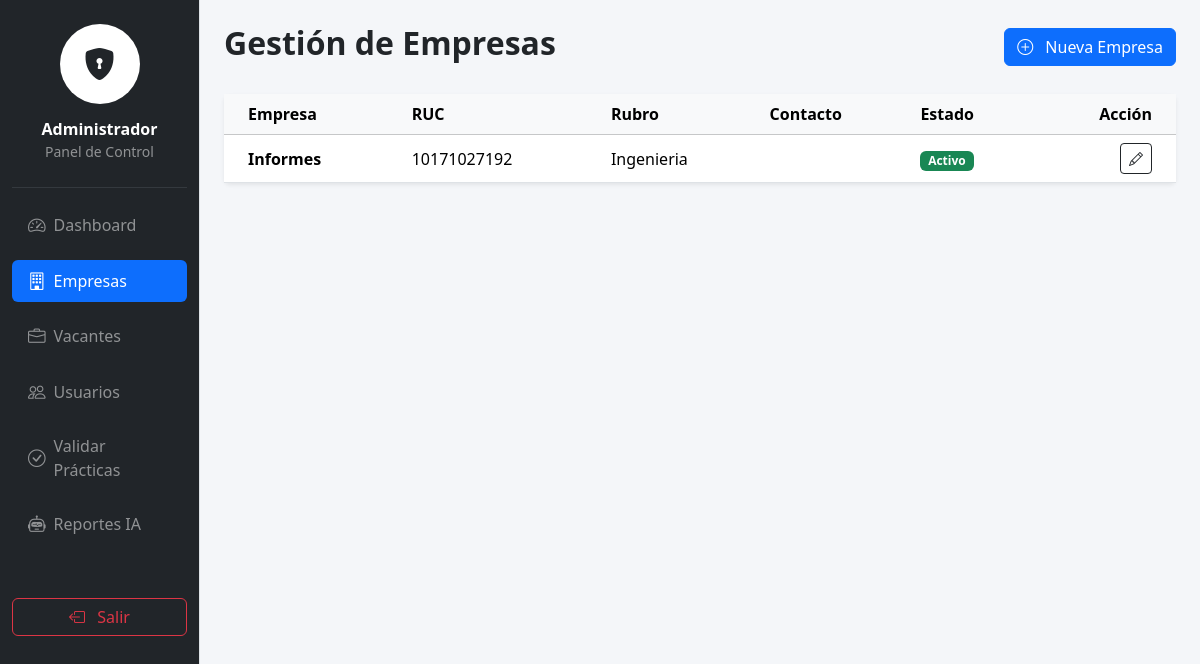
Screenshot of /public/admin/companies (signed in) with the database file from the repository.
### tables this page shows
CREATE TABLE `companies` (
  `id` int(11) NOT NULL,
  `nombre` varchar(150) NOT NULL,
  `ruc` varchar(20) DEFAULT NULL,
  `rubro` varchar(100) DEFAULT NULL,
  `direccion` varchar(255) DEFAULT NULL,
  `telefono_contacto` varchar(20) DEFAULT NULL,
  `nombre_contacto` varchar(150) DEFAULT NULL,
  `email_contacto` varchar(100) DEFAULT NULL,
  `convenio_vigente` tinyint(1) DEFAULT 1,
  `fecha_fin_convenio` date DEFAULT NULL,
  `logo_path` varchar(255) DEFAULT NULL
);

### app/Controllers/AdminController.php (called while the page is built, shortened)
<?php
require_once __DIR__ . '/../Models/Company.php';
require_once __DIR__ . '/../Config/Database.php';
class AdminController {
    public function companies() {
        $companyModel = new Company();
        $empresas = $companyModel->getAll();
        include '../app/Views/admin/companies.php';
    }
}
?>

### app/Models/Company.php (called while the page is built, shortened)
<?php
require_once __DIR__ . '/../Config/Database.php';
class Company {
    private $conn;
    public function __construct() {
        $database = new Database();
        $this->conn = $database->getConnection();
    }
    public function getAll() {
        $query = "SELECT * FROM companies ORDER BY id DESC";
        $stmt = $this->conn->prepare($query);
        $stmt->execute();
        return $stmt->fetchAll(PDO::FETCH_ASSOC);
    }
}
?>

### app/Config/Database.php (called while the page is built, shortened)
<?php
class Database {
    private $host = "localhost";
    private $db_name = "sistema_unificado";
    private $username = "root";
    private $password = "";
    private $charset = "utf8mb4";
    public function getConnection() {
        $this->conn = null;
        $dsn = "mysql:host=" . $this->host . ";dbname=" . $this->db_name . ";charset=" . $this->charset;
        $options = [
            PDO::ATTR_ERRMODE            => PDO::ERRMODE_EXCEPTION,
            PDO::ATTR_DEFAULT_FETCH_MODE => PDO::FETCH_ASSOC,
            PDO::ATTR_EMULATE_PREPARES   => false,
        ];
        try {
            $this->conn = new PDO($dsn, $this->username, $this->password, $options);
        } catch(PDOException $exception) {
            echo "Error de Conexión: " . $exception->getMessage();
        }
        return $this->conn;
    }
}
?>

### app/Views/admin/companies.php (the view, shortened to what this page needs)
<?php include '../app/Views/layouts/header.php'; ?>
<div class="container-fluid">
    <div class="row">
        <?php include '../app/Views/layouts/admin_sidebar.php'; ?>
        <div class="col-md-10 p-4" style="background-color: #f4f6f9;">
            <div class="d-flex justify-content-between align-items-center mb-4">
                <h2 class="fw-bold text-dark">Gestión de Empresas</h2>
                <button class="btn btn-primary" data-bs-toggle="modal" data-bs-target="#modalEmpresa">
                    <i class="bi bi-plus-circle me-2"></i> Nueva Empresa
                </button>
            </div>
            <div class="card border-0 shadow-sm">
                <div class="card-body p-0">
                    <div class="table-responsive">
                        <table class="table table-hover align-middle mb-0">
                            <thead class="table-light">
                                <tr>
                                    <th class="ps-4">Empresa</th>
                                    <th>RUC</th>
                                    <th>Rubro</th>
                                    <th>Contacto</th>
                                    <th>Estado</th>
                                    <th class="text-end pe-4">Acción</th>
                                </tr>
                            </thead>
                            <tbody>
                                <?php if(!empty($empresas)): ?>
                                    <?php foreach($empresas as $empresa): ?>
                                        <tr>
                                            <td class="ps-4 fw-bold"><?= $empresa['nombre'] ?></td>
                                            <td><?= $empresa['ruc'] ?></td>
                                            <td><?= $empresa['rubro'] ?></td>
                                            <td><small><?= $empresa['email_contacto'] ?></small></td>
                                            <td><span class="badge bg-success">Activo</span></td>
                                            <td class="text-end pe-4">
                                                <button class="btn btn-sm btn-outline-dark"><i class="bi bi-pencil"></i></button>
                                            </td>
                                        </tr>
                                    <?php endforeach; ?>
                                <?php else: ?>
                                    <tr><td colspan="6" class="text-center py-4 text-muted">No hay empresas registradas.</td></tr>
                                <?php endif; ?>
                            </tbody>
                        </table>
                    </div>
                </div>
            </div>
        </div>
    </div>
</div>
<?php include '../app/Views/layouts/footer.php'; ?>

### app/Views/layouts/header.php (style rules this page uses)
body { font-family: 'Segoe UI', Tahoma, Geneva, Verdana, sans-serif; background-color: #f8f9fa; }

### rows the page displays
companies: nombre "Informes", ruc "10171027192", rubro "Ingenieria"
